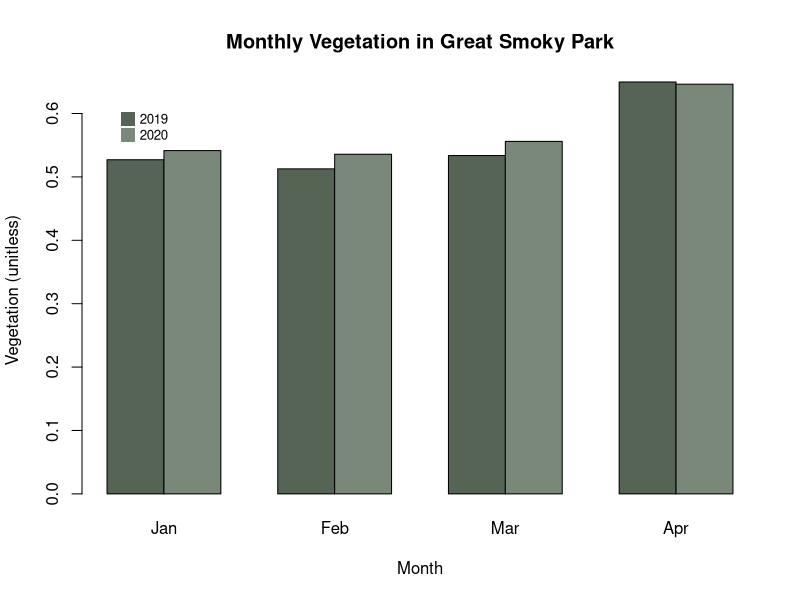
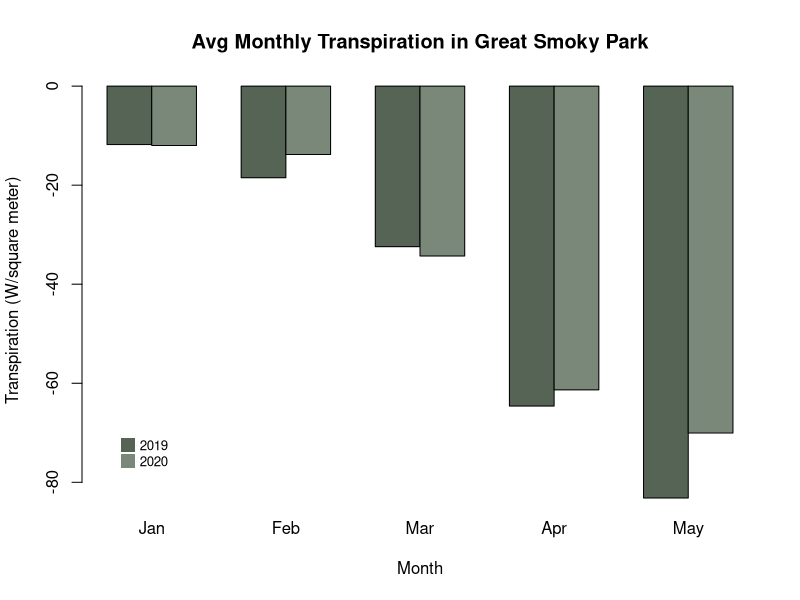

Reproduce these figures in R, in order.
setwd("/Users/hannah/Desktop/SpaceApps2020/")

#NDVI Data
#read in data from 2020 - obtained from Giovanni
f2020 <- as.data.frame(read.csv("ndvi_2020.csv", header=TRUE, skip = 8))
f2020 <- f2020[,-1]

#read in data from 2019 - obtained from Giovanni
f2019 <- as.data.frame(read.csv("ndvi_2019.csv", header=TRUE, skip = 8))
f2019 <- f2019[,-1]

bar_data <- rbind(t(f2019), t(f2020))
colnames(bar_data) <- c("Jan", "Feb", "Mar", "Apr")
rownames(bar_data) <- c("2019", "2020")

barplot(as.matrix(bar_data), names.arg=colnames(bar_data), beside=T, main="Monthly Vegetation in Great Smoky Park", xlab="Month", ylab="Vegetation (unitless)", col=c("#566456", "#798878"))
legend("topleft", inset=0.05,legend=c("2019", "2020"), col=c("#566456", "#798878"), pch=15, cex=0.8, bty="n", pt.cex=1.8)

#Transpiration Data
f2020 <- as.data.frame(read.csv("transpiration_2020.csv", header=TRUE, skip = 8))
f2020 <- f2020[-which(grepl("02-29", f2020[,1], fixed = TRUE)),] #ignores leap day

f2019 <- as.data.frame(read.csv("transpiration_2019.csv", header=TRUE, skip = 8))[1:3493,]

month <- data.frame(f2020$time)
month <- lapply(month, function(y) gsub(".*-(.*)-.*", "\\1", y))
f2019 <- cbind(f2019, month)
f2020 <- cbind(f2020, month)

colnames(f2019) <- c("Date", "Transp", "month")
colnames(f2020) <- c("Date", "Transp", "month")

bar_data <- data.frame(matrix(ncol=5, nrow=2))
colnames(bar_data) <- c("Jan", "Feb", "Mar", "Apr", "May")
rownames(bar_data) <- c("2019", "2020")

for (i in c(1:5)){
  temp19 <- f2019[which(f2019$month==paste("0",i,sep="")),]
  temp20 <- f2020[which(f2020$month==paste("0",i,sep="")),]
  bar_data[1,i] <- sum(temp19[,2], na.rm=TRUE)/nrow(temp19)
  bar_data[2,i] <- sum(temp20[,2], na.rm=TRUE)/nrow(temp20)
}

barplot(as.matrix(bar_data), names.arg=colnames(bar_data), beside=T, main="Avg Monthly Transpiration in Great Smoky Park", xlab="Month", ylab="Transpiration (W/square meter)", col=c("#566456", "#798878"))
legend("bottomleft", inset=0.05,legend=c("2019", "2020"), col=c("#566456", "#798878"), pch=15, cex=0.8, bty="n", pt.cex=1.8)
